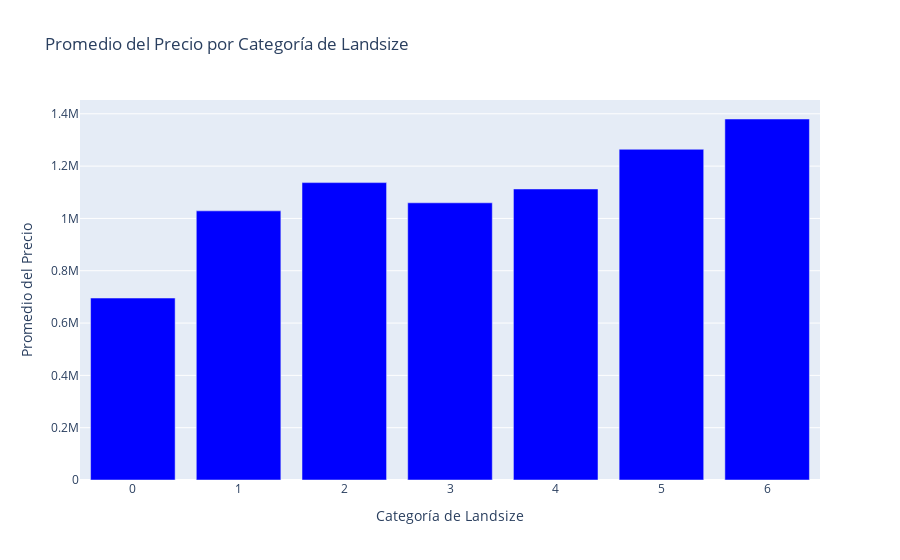
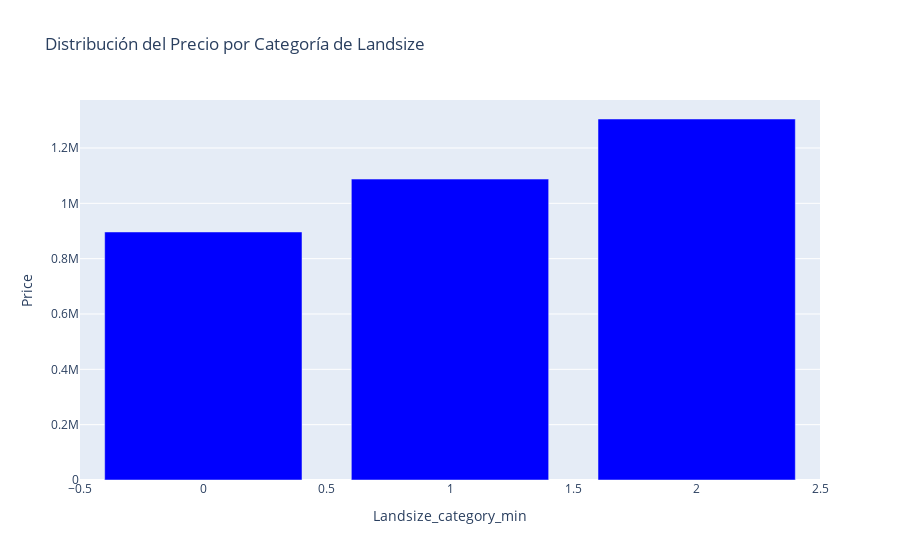

The notebook cell these images were saved under, in order:
### Code cell
#8


# Discretizar la columna 'Landsize' en 7 categorías usando qcut
df['Landsize_category'] = pd.qcut(df['Landsize'], q=7, labels=False)


avg_price = df.groupby('Landsize_category', as_index=False)['Price'].mean()

# Crear un barplot usando los promedios calculados
fig = px.bar(avg_price, 
             x='Landsize_category', 
             y='Price', 
             title='Promedio del Precio por Categoría de Landsize', 
             labels={'Price': 'Promedio del Precio', 'Landsize_category': 'Categoría de Landsize'})

# Cambiar color de las barras a azul
fig.update_traces(marker_color='blue')
fig.show()

# Discretizar la columna 'Landsize' en 3 categorías usando qcut
df['Landsize_category_min'] = pd.qcut(df['Landsize'], q=3, labels=False)

avg_price2 = df.groupby('Landsize_category_min', as_index=False)['Price'].mean()
# Crear un barplot para ver la distribución de Price por cada categoría de Landsize
fig2 = px.bar(avg_price2, x='Landsize_category_min', y='Price',
             title='Distribución del Precio por Categoría de Landsize',
             labels={})
# Cambiar color de las barras a azul
fig2.update_traces(marker_color='blue')
fig2.show()

### Figure 1 — Plotly figure (JSON) as saved in the notebook; plotly's stock layout.template omitted (floating-point values rounded to 4 significant figures)
{"data": [{"alignmentgroup": "True", "hovertemplate": "Categoría de Landsize=%{x}<br>Promedio del Precio=%{y}<extra></extra>", "legendgroup": "", "marker": {"color": "blue", "pattern": {"shape": ""}}, "name": "", "offsetgroup": "", "orientation": "v", "showlegend": false, "textposition": "auto", "type": "bar", "x": [0, 1, 2, 3, 4, 5, 6], "xaxis": "x", "y": [695600.0, 1029000.0, 1137000.0, 1060000.0, 1113000.0, 1264000.0, 1380000.0], "yaxis": "y"}], "layout": {"barmode": "relative", "legend": {"tracegroupgap": 0}, "title": {"text": "Promedio del Precio por Categoría de Landsize"}, "xaxis": {"anchor": "y", "domain": [0, 1], "title": {"text": "Categoría de Landsize"}}, "yaxis": {"anchor": "x", "domain": [0, 1], "title": {"text": "Promedio del Precio"}}}}

### Figure 2 — Plotly figure (JSON) as saved in the notebook; plotly's stock layout.template omitted (floating-point values rounded to 4 significant figures)
{"data": [{"alignmentgroup": "True", "hovertemplate": "Landsize_category_min=%{x}<br>Price=%{y}<extra></extra>", "legendgroup": "", "marker": {"color": "blue", "pattern": {"shape": ""}}, "name": "", "offsetgroup": "", "orientation": "v", "showlegend": false, "textposition": "auto", "type": "bar", "x": [0, 1, 2], "xaxis": "x", "y": [896500.0, 1088000.0, 1305000.0], "yaxis": "y"}], "layout": {"barmode": "relative", "legend": {"tracegroupgap": 0}, "title": {"text": "Distribución del Precio por Categoría de Landsize"}, "xaxis": {"anchor": "y", "domain": [0, 1], "title": {"text": "Landsize_category_min"}}, "yaxis": {"anchor": "x", "domain": [0, 1], "title": {"text": "Price"}}}}
